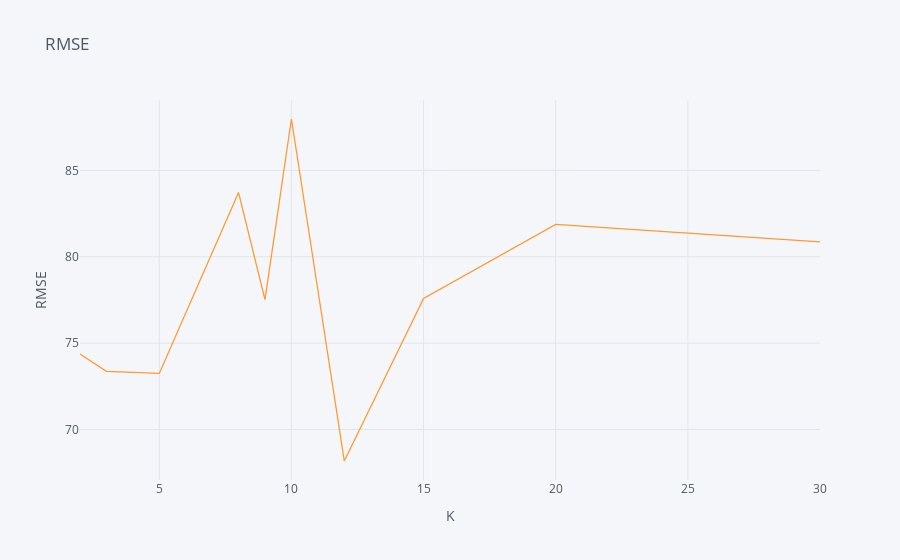
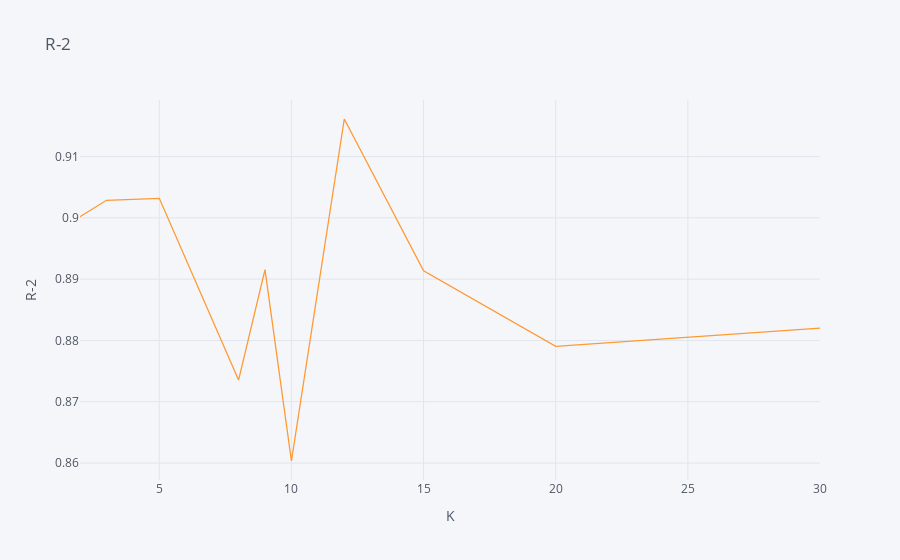

Source (notebook cell) for these figures, in order:
### Code cell
df_result.iplot( x ='K-Sample', y ='RMSE',title="RMSE",xTitle="K",yTitle="RMSE") 
df_result.iplot( x ='K-Sample', y ='R-Square',title="R-2",xTitle="K",yTitle="R-2")

### Figure 1 — Plotly figure (JSON) as saved in the notebook; plotly's stock layout.template omitted (floating-point values rounded to 4 significant figures)
{"data": [{"line": {"color": "rgba(255, 153, 51, 1.0)", "dash": "solid", "shape": "linear", "width": 1.3}, "mode": "lines", "name": "RMSE", "text": "", "type": "scatter", "x": [2, 3, 5, 8, 9, 10, 12, 15, 20, 30], "y": [74.37, 73.37, 73.25, 83.72, 77.52, 87.98, 68.18, 77.59, 81.87, 80.86]}], "layout": {"autosize": true, "legend": {"bgcolor": "#F5F6F9", "font": {"color": "#4D5663"}}, "paper_bgcolor": "#F5F6F9", "plot_bgcolor": "#F5F6F9", "title": {"font": {"color": "#4D5663"}, "text": "RMSE"}, "xaxis": {"autorange": true, "gridcolor": "#E1E5ED", "range": [2, 30], "showgrid": true, "tickfont": {"color": "#4D5663"}, "title": {"font": {"color": "#4D5663"}, "text": "K"}, "type": "linear", "zerolinecolor": "#E1E5ED"}, "yaxis": {"autorange": true, "gridcolor": "#E1E5ED", "range": [67.08, 89.08], "showgrid": true, "tickfont": {"color": "#4D5663"}, "title": {"font": {"color": "#4D5663"}, "text": "RMSE"}, "type": "linear", "zerolinecolor": "#E1E5ED"}}}

### Figure 2 — Plotly figure (JSON) as saved in the notebook; plotly's stock layout.template omitted (floating-point values rounded to 4 significant figures)
{"data": [{"line": {"color": "rgba(255, 153, 51, 1.0)", "dash": "solid", "shape": "linear", "width": 1.3}, "mode": "lines", "name": "R-Square", "text": "", "type": "scatter", "x": [2, 3, 5, 8, 9, 10, 12, 15, 20, 30], "y": [0.9002, 0.9029, 0.9032, 0.8735, 0.8916, 0.8603, 0.9161, 0.8914, 0.879, 0.882]}], "layout": {"autosize": true, "legend": {"bgcolor": "#F5F6F9", "font": {"color": "#4D5663"}}, "paper_bgcolor": "#F5F6F9", "plot_bgcolor": "#F5F6F9", "title": {"font": {"color": "#4D5663"}, "text": "R-2"}, "xaxis": {"autorange": true, "gridcolor": "#E1E5ED", "range": [2, 30], "showgrid": true, "tickfont": {"color": "#4D5663"}, "title": {"font": {"color": "#4D5663"}, "text": "K"}, "type": "linear", "zerolinecolor": "#E1E5ED"}, "yaxis": {"autorange": true, "gridcolor": "#E1E5ED", "range": [0.8572, 0.9192], "showgrid": true, "tickfont": {"color": "#4D5663"}, "title": {"font": {"color": "#4D5663"}, "text": "R-2"}, "type": "linear", "zerolinecolor": "#E1E5ED"}}}
